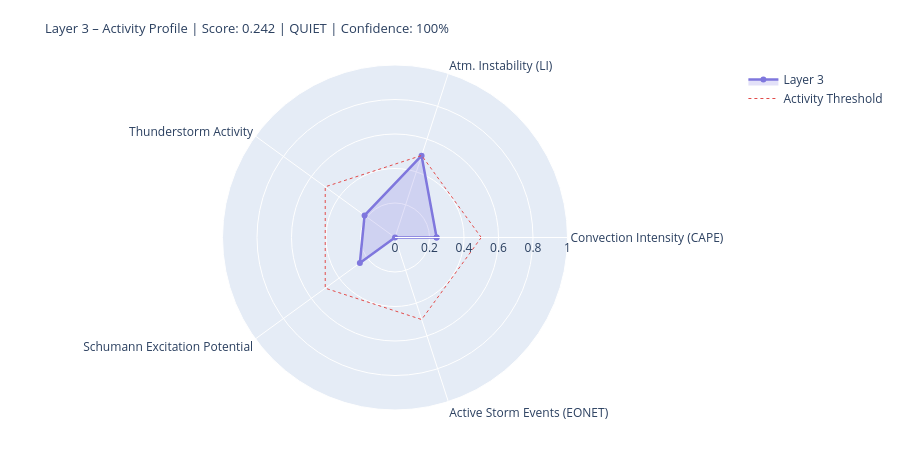

Here is the notebook cell this chart was saved with:
### Markdown cell above
---
## 4. State Assessment & Handoff to Layer 4/5

### Code cell
# ============================================================
# LAYER-3-SCORE
# Five dynamic components
# ============================================================

def norm(v, lo, hi):
    if v is None or (isinstance(v, float) and math.isnan(v)): return None
    return round(max(0.0, min(1.0, (v - lo) / (hi - lo))), 4)

# --- 1) Convection intensity (global CAPE mean) ---
cape_mean = df_atm['cape'].dropna().mean() if not df_atm.empty else None
conv_score = norm(cape_mean, 0, 3000)
conv_src   = 'primary' if cape_mean is not None else 'missing'

# --- 2) Atmospheric instability (LI mean) ---
li_mean   = df_atm['li'].dropna().mean() if not df_atm.empty else None
# Negative LI = unstable → higher score
instab_score = norm(-li_mean if li_mean is not None else None, -6, 6)
instab_src   = 'primary' if li_mean is not None else 'missing'

# --- 3) Thunderstorm activity (mean thunder score + WMO count) ---
thunder_mean = df_atm['thunder_score'].mean() if not df_atm.empty else None
n_thunder    = int(df_atm['thunderstorm'].sum()) if not df_atm.empty else 0
thunder_score_val = norm(
    (thunder_mean or 0) * 0.7 + n_thunder * 0.1, 0, 1.0
) if thunder_mean is not None else None
thunder_src = 'primary'

# --- 4) Schumann excitation potential (weighted Schumann contribution) ---
schumann_pot = df_atm['schumann_contribution'].mean() if not df_atm.empty else None
# Boosted by Layer-2 thunderstorm trigger
if schumann_pot is not None and l2_thunder:
    schumann_pot = min(1.0, schumann_pot * 1.2)
schumann_score = norm(schumann_pot, 0, 1.0) if schumann_pot is not None else None
schumann_src   = 'derived'

# --- 5) Storm activity (NASA EONET) ---
# Distinction: None = data not loaded, 0.0 = loaded but no events
storm_score = None
storm_src   = 'missing'
if raw.get('storms') is not None:          # API reached successfully
    storm_score = norm(len(storm_events), 0, 30) if storm_events else 0.0
    storm_src   = 'primary'

# X-Ray and Kp: context only, not in dynamic score
# (X-Ray = Layer-0/4 driver; Kp = geomagnetic index, not a lightning proxy)
xray_context = None
if raw.get('xray'):
    df_xc = pd.DataFrame(raw['xray'])
    fc = next((c for c in df_xc.columns
               if any(k in c.lower() for k in ['flux','long']) and 'time' not in c.lower()),
              df_xc.columns[1])
    df_xc[fc] = pd.to_numeric(df_xc[fc], errors='coerce')
    xray_last = df_xc[fc].dropna().iloc[-1] if not df_xc[fc].dropna().empty else None
    if xray_last:
        xray_class = ('X' if xray_last>=1e-4 else 'M' if xray_last>=1e-5
                      else 'C' if xray_last>=1e-6 else 'B')
        xray_context = {'flux': float(xray_last), 'class': xray_class}
        print(f'X-Ray context: {xray_class}-class ({xray_last:.2e} W/m²)')

# --- Aggregate ---
COMPONENTS = {
    'Convection Intensity (CAPE)':  {'score': conv_score,       'source': conv_src,    'dynamic': True},
    'Atm. Instability (LI)':         {'score': instab_score,     'source': instab_src,  'dynamic': True},
    'Thunderstorm Activity':              {'score': thunder_score_val, 'source': thunder_src, 'dynamic': True},
    'Schumann Excitation Potential':   {'score': schumann_score,   'source': schumann_src,'dynamic': True},
    'Active Storm Events (EONET)': {'score': storm_score,      'source': storm_src,   'dynamic': True},
}

available   = {k: v['score'] for k, v in COMPONENTS.items() if v['score'] is not None}
unavailable = [k for k, v in COMPONENTS.items() if v['score'] is None]
layer3_score = round(sum(available.values()) / len(available), 4) if available else None
confidence   = round(len(available) / len(COMPONENTS), 2)
level = ('unknown' if layer3_score is None
         else 'quiet'   if layer3_score < 0.3
         else 'moderate' if layer3_score < 0.6
         else 'active')
dominant_l3 = max(available, key=available.get) if available else 'none'

# --- Ausgabe ---
W = 68
print('=' * W)
print('LAYER 3 – ATMOSPHERE / WEATHER / THUNDERSTORMS – STATE ASSESSMENT')
print('=' * W)
for name, comp in COMPONENTS.items():
    s = comp['score']
    if s is not None:
        bar = '█' * int(s * 20) + '░' * (20 - int(s * 20))
        print(f'  {name:<36} {bar}  {s:.3f}  [{comp["source"]}]')
    else:
        print(f'  {name:<36} {"─" * 20}  n/a   [missing]')
print('-' * W)
print(f'  Score:        {layer3_score:.3f}  ({len(available)}/{len(COMPONENTS)} components)')
print(f'  Confidence:   {confidence:.0%}')
print(f'  Level:        {level.upper()}')
print(f'  Dominant:     {dominant_l3}')
print(f'  CAPE mean:    {cape_mean:.0f} J/kg' if cape_mean else '  CAPE mean:    n/a')
print(f'  LI mean:      {li_mean:.1f} K' if li_mean is not None else '  LI mean:      n/a')
print(f'  Thunderstorms:{n_thunder} points (WMO)  +  {len(storm_events)} NASA EONET')
print('=' * W)

# Radar
cats   = list(available.keys())
vals_r = list(available.values())
if len(cats) >= 3:
    fig = go.Figure()
    fig.add_trace(go.Scatterpolar(
        r=vals_r + [vals_r[0]], theta=cats + [cats[0]],
        fill='toself', fillcolor='rgba(127,119,221,0.22)',
        line=dict(color='#7F77DD', width=2.5), name='Layer 3'
    ))
    fig.add_trace(go.Scatterpolar(
        r=[0.5] * (len(cats)+1), theta=cats + [cats[0]],
        line=dict(color='#E24B4A', dash='dot', width=1),
        mode='lines', name='Activity Threshold'
    ))
    fig.update_layout(
        title=dict(
            text=f'Layer 3 – Activity Profile | Score: {layer3_score:.3f} | {level.upper()} | Confidence: {confidence:.0%}',
            font=dict(size=13)
        ),
        polar=dict(radialaxis=dict(visible=True, range=[0, 1])),
        height=450, showlegend=True,
        margin=dict(l=60, r=60, t=65, b=40)
    )
    fig.show()

### Figure 1 — Plotly figure (JSON) as saved in the notebook; plotly's stock layout.template omitted (floating-point values rounded to 4 significant figures)
{"data": [{"fill": "toself", "fillcolor": "rgba(127,119,221,0.22)", "line": {"color": "#7F77DD", "width": 2.5}, "name": "Layer 3", "r": [0.2411, 0.4986, 0.2179, 0.2518, 0.0, 0.2411], "theta": ["Convection Intensity (CAPE)", "Atm. Instability (LI)", "Thunderstorm Activity", "Schumann Excitation Potential", "Active Storm Events (EONET)", "Convection Intensity (CAPE)"], "type": "scatterpolar"}, {"line": {"color": "#E24B4A", "dash": "dot", "width": 1}, "mode": "lines", "name": "Activity Threshold", "r": [0.5, 0.5, 0.5, 0.5, 0.5, 0.5], "theta": ["Convection Intensity (CAPE)", "Atm. Instability (LI)", "Thunderstorm Activity", "Schumann Excitation Potential", "Active Storm Events (EONET)", "Convection Intensity (CAPE)"], "type": "scatterpolar"}], "layout": {"height": 450, "margin": {"b": 40, "l": 60, "r": 60, "t": 65}, "polar": {"radialaxis": {"range": [0, 1], "visible": true}}, "showlegend": true, "title": {"font": {"size": 13}, "text": "Layer 3 – Activity Profile | Score: 0.242 | QUIET | Confidence: 100%"}}}
